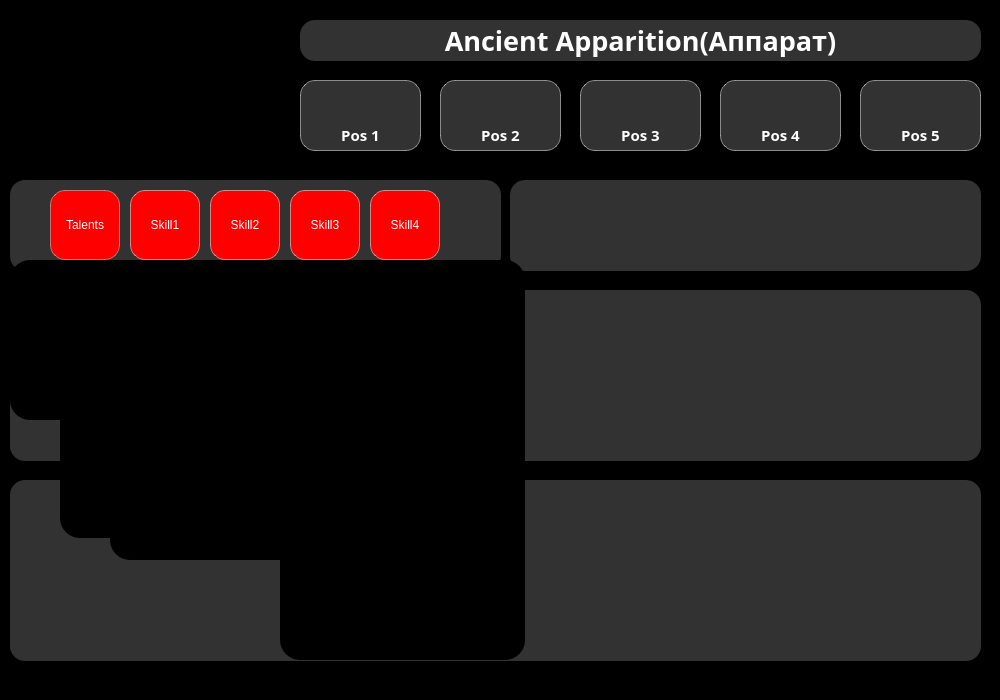
<?xml version="1.0" encoding="UTF-8"?>
<ui version="4.0">
 <class>MainWindow</class>
 <widget class="QMainWindow" name="MainWindow">
  <property name="geometry">
   <rect>
    <x>0</x>
    <y>0</y>
    <width>1000</width>
    <height>700</height>
   </rect>
  </property>
  <property name="windowTitle">
   <string>MainWindow</string>
  </property>
  <property name="styleSheet">
   <string notr="true">background-color: black;</string>
  </property>
  <widget class="QWidget" name="centralwidget">
   <widget class="QLabel" name="Picture">
    <property name="geometry">
     <rect>
      <x>10</x>
      <y>10</y>
      <width>256</width>
      <height>146</height>
     </rect>
    </property>
    <property name="styleSheet">
     <string notr="true">background-image: url(heroes/images/DarkWillow.png);
width: 255px;
height: 140px;
border-radius: 15px;</string>
    </property>
    <property name="text">
     <string/>
    </property>
   </widget>
   <widget class="QLabel" name="Name">
    <property name="geometry">
     <rect>
      <x>300</x>
      <y>20</y>
      <width>681</width>
      <height>41</height>
     </rect>
    </property>
    <property name="font">
     <font>
      <family>Arial Black</family>
      <pointsize>20</pointsize>
      <weight>75</weight>
      <bold>true</bold>
     </font>
    </property>
    <property name="styleSheet">
     <string notr="true">width: 255px;
background-color: rgb(50, 50, 50);
height: 140px;
border-radius: 15px;
color: white ;
</string>
    </property>
    <property name="text">
     <string>Ancient Apparition(Аппарат)</string>
    </property>
    <property name="alignment">
     <set>Qt::AlignCenter</set>
    </property>
   </widget>
   <widget class="QLabel" name="Hero1">
    <property name="geometry">
     <rect>
      <x>300</x>
      <y>80</y>
      <width>121</width>
      <height>71</height>
     </rect>
    </property>
    <property name="font">
     <font>
      <family>Arial Black</family>
      <pointsize>11</pointsize>
      <weight>75</weight>
      <bold>true</bold>
     </font>
    </property>
    <property name="styleSheet">
     <string notr="true">width: 255px;
background-color: rgb(50, 50, 50);
height: 140px;
border-radius: 15px;
color: white ;
border: 1px solid rgba(255, 255, 255, 125)</string>
    </property>
    <property name="text">
     <string>Pos 1</string>
    </property>
    <property name="alignment">
     <set>Qt::AlignBottom|Qt::AlignHCenter</set>
    </property>
   </widget>
   <widget class="QLabel" name="Hero2">
    <property name="geometry">
     <rect>
      <x>440</x>
      <y>80</y>
      <width>121</width>
      <height>71</height>
     </rect>
    </property>
    <property name="font">
     <font>
      <family>Arial Black</family>
      <pointsize>11</pointsize>
      <weight>75</weight>
      <bold>true</bold>
     </font>
    </property>
    <property name="styleSheet">
     <string notr="true">width: 255px;
background-color: rgb(50, 50, 50);
height: 140px;
border-radius: 15px;
color: white;
border: 1px solid rgba(255, 255, 255, 125)
</string>
    </property>
    <property name="text">
     <string>Pos 2</string>
    </property>
    <property name="alignment">
     <set>Qt::AlignBottom|Qt::AlignHCenter</set>
    </property>
   </widget>
   <widget class="QLabel" name="Hero3">
    <property name="geometry">
     <rect>
      <x>580</x>
      <y>80</y>
      <width>121</width>
      <height>71</height>
     </rect>
    </property>
    <property name="font">
     <font>
      <family>Arial Black</family>
      <pointsize>11</pointsize>
      <weight>75</weight>
      <bold>true</bold>
     </font>
    </property>
    <property name="styleSheet">
     <string notr="true">width: 255px;
background-color: rgb(50, 50, 50);
height: 140px;
border-radius: 15px;
color: white ;
border: 1px solid rgba(255, 255, 255, 125)</string>
    </property>
    <property name="text">
     <string>Pos 3</string>
    </property>
    <property name="alignment">
     <set>Qt::AlignBottom|Qt::AlignHCenter</set>
    </property>
   </widget>
   <widget class="QLabel" name="Hero4">
    <property name="geometry">
     <rect>
      <x>720</x>
      <y>80</y>
      <width>121</width>
      <height>71</height>
     </rect>
    </property>
    <property name="font">
     <font>
      <family>Arial Black</family>
      <pointsize>11</pointsize>
      <weight>75</weight>
      <bold>true</bold>
     </font>
    </property>
    <property name="styleSheet">
     <string notr="true">width: 255px;
background-color: rgb(50, 50, 50);
height: 140px;
border-radius: 15px;
color: white ;
border: 1px solid rgba(255, 255, 255, 125)</string>
    </property>
    <property name="text">
     <string>Pos 4</string>
    </property>
    <property name="alignment">
     <set>Qt::AlignBottom|Qt::AlignHCenter</set>
    </property>
   </widget>
   <widget class="QLabel" name="Hero5">
    <property name="geometry">
     <rect>
      <x>860</x>
      <y>80</y>
      <width>121</width>
      <height>71</height>
     </rect>
    </property>
    <property name="font">
     <font>
      <family>Arial Black</family>
      <pointsize>11</pointsize>
      <weight>75</weight>
      <bold>true</bold>
     </font>
    </property>
    <property name="styleSheet">
     <string notr="true">width: 255px;
background-color: rgb(50, 50, 50);
height: 140px;
border-radius: 15px;
color: white ;
border: 1px solid rgba(255, 255, 255, 125)</string>
    </property>
    <property name="text">
     <string>Pos 5</string>
    </property>
    <property name="alignment">
     <set>Qt::AlignBottom|Qt::AlignHCenter</set>
    </property>
   </widget>
   <widget class="QLabel" name="Skills">
    <property name="geometry">
     <rect>
      <x>10</x>
      <y>180</y>
      <width>491</width>
      <height>91</height>
     </rect>
    </property>
    <property name="styleSheet">
     <string notr="true">width: 255px;
background-color: rgb(50, 50, 50);
height: 140px;
border-radius: 15px;</string>
    </property>
    <property name="text">
     <string/>
    </property>
   </widget>
   <widget class="QLabel" name="label_9">
    <property name="geometry">
     <rect>
      <x>10</x>
      <y>290</y>
      <width>971</width>
      <height>171</height>
     </rect>
    </property>
    <property name="styleSheet">
     <string notr="true">width: 255px;
background-color: rgb(50, 50, 50);
height: 140px;
border-radius: 15px;
</string>
    </property>
    <property name="text">
     <string/>
    </property>
    <property name="textFormat">
     <enum>Qt::PlainText</enum>
    </property>
   </widget>
   <widget class="QLabel" name="Items">
    <property name="geometry">
     <rect>
      <x>510</x>
      <y>180</y>
      <width>471</width>
      <height>91</height>
     </rect>
    </property>
    <property name="styleSheet">
     <string notr="true">width: 255px;
background-color: rgb(50, 50, 50);
height: 140px;
border-radius: 15px;</string>
    </property>
    <property name="text">
     <string/>
    </property>
    <property name="alignment">
     <set>Qt::AlignCenter</set>
    </property>
   </widget>
   <widget class="QLabel" name="Lore">
    <property name="geometry">
     <rect>
      <x>10</x>
      <y>480</y>
      <width>971</width>
      <height>181</height>
     </rect>
    </property>
    <property name="font">
     <font>
      <family>Arial Black</family>
      <pointsize>11</pointsize>
     </font>
    </property>
    <property name="styleSheet">
     <string notr="true">width: 255px;
background-color: rgb(50, 50, 50);
height: 140px;
border-radius: 15px;</string>
    </property>
    <property name="text">
     <string/>
    </property>
    <property name="textFormat">
     <enum>Qt::PlainText</enum>
    </property>
    <property name="alignment">
     <set>Qt::AlignJustify|Qt::AlignVCenter</set>
    </property>
   </widget>
   <widget class="QPushButton" name="Talant">
    <property name="geometry">
     <rect>
      <x>50</x>
      <y>190</y>
      <width>70</width>
      <height>70</height>
     </rect>
    </property>
    <property name="cursor">
     <cursorShape>PointingHandCursor</cursorShape>
    </property>
    <property name="styleSheet">
     <string notr="true">width: 68px;
background-color: red;
height: 68px;
border-radius: 15px;
color: white;
border: 1px solid rgba(255, 255, 255, 100)
</string>
    </property>
    <property name="text">
     <string>Talents</string>
    </property>
    <attribute name="buttonGroup">
     <string notr="true">buttonGroup</string>
    </attribute>
   </widget>
   <widget class="QPushButton" name="Skill4">
    <property name="geometry">
     <rect>
      <x>370</x>
      <y>190</y>
      <width>70</width>
      <height>70</height>
     </rect>
    </property>
    <property name="cursor">
     <cursorShape>PointingHandCursor</cursorShape>
    </property>
    <property name="styleSheet">
     <string notr="true">width: 68px;
background-color: red;
height: 68px;
border-radius: 15px;
color: white;
border: 1px solid rgba(255, 255, 255, 125)
</string>
    </property>
    <property name="text">
     <string>Skill4</string>
    </property>
    <attribute name="buttonGroup">
     <string notr="true">buttonGroup</string>
    </attribute>
   </widget>
   <widget class="QPushButton" name="Skill3">
    <property name="geometry">
     <rect>
      <x>290</x>
      <y>190</y>
      <width>70</width>
      <height>70</height>
     </rect>
    </property>
    <property name="cursor">
     <cursorShape>PointingHandCursor</cursorShape>
    </property>
    <property name="styleSheet">
     <string notr="true">width: 68px;
background-color: red;
height: 68px;
border-radius: 15px;
color: white;
border: 1px solid rgba(255, 255, 255, 125)
</string>
    </property>
    <property name="text">
     <string>Skill3</string>
    </property>
    <attribute name="buttonGroup">
     <string notr="true">buttonGroup</string>
    </attribute>
   </widget>
   <widget class="QPushButton" name="Skill2">
    <property name="geometry">
     <rect>
      <x>210</x>
      <y>190</y>
      <width>70</width>
      <height>70</height>
     </rect>
    </property>
    <property name="cursor">
     <cursorShape>PointingHandCursor</cursorShape>
    </property>
    <property name="styleSheet">
     <string notr="true">width: 68px;
background-color: red;
height: 68px;
border-radius: 15px;
color: white;
border: 1px solid rgba(255, 255, 255, 125)
</string>
    </property>
    <property name="text">
     <string>Skill2</string>
    </property>
    <attribute name="buttonGroup">
     <string notr="true">buttonGroup</string>
    </attribute>
   </widget>
   <widget class="QPushButton" name="Skill1">
    <property name="geometry">
     <rect>
      <x>130</x>
      <y>190</y>
      <width>70</width>
      <height>70</height>
     </rect>
    </property>
    <property name="cursor">
     <cursorShape>PointingHandCursor</cursorShape>
    </property>
    <property name="styleSheet">
     <string notr="true">width: 68px;
background-color: red;
height: 68px;
border-radius: 15px;
color: white;
border: 1px solid rgba(255, 255, 255, 125)
</string>
    </property>
    <property name="text">
     <string>Skill1</string>
    </property>
    <attribute name="buttonGroup">
     <string notr="true">buttonGroup</string>
    </attribute>
   </widget>
   <widget class="QLabel" name="Skill1Info">
    <property name="enabled">
     <bool>true</bool>
    </property>
    <property name="geometry">
     <rect>
      <x>60</x>
      <y>260</y>
      <width>200</width>
      <height>278</height>
     </rect>
    </property>
    <property name="styleSheet">
     <string notr="true">border-radius: 20px</string>
    </property>
    <property name="text">
     <string/>
    </property>
    <property name="hide" stdset="0">
     <bool>false</bool>
    </property>
   </widget>
   <widget class="QLabel" name="Skill2Info">
    <property name="enabled">
     <bool>true</bool>
    </property>
    <property name="geometry">
     <rect>
      <x>110</x>
      <y>260</y>
      <width>264</width>
      <height>300</height>
     </rect>
    </property>
    <property name="styleSheet">
     <string notr="true">border-radius: 20px</string>
    </property>
    <property name="text">
     <string/>
    </property>
    <property name="hide" stdset="0">
     <bool>false</bool>
    </property>
   </widget>
   <widget class="QLabel" name="Skill3Info">
    <property name="enabled">
     <bool>true</bool>
    </property>
    <property name="geometry">
     <rect>
      <x>190</x>
      <y>260</y>
      <width>264</width>
      <height>290</height>
     </rect>
    </property>
    <property name="styleSheet">
     <string notr="true">border-radius: 20px</string>
    </property>
    <property name="text">
     <string/>
    </property>
    <property name="hide" stdset="0">
     <bool>false</bool>
    </property>
   </widget>
   <widget class="QLabel" name="Skill4Info">
    <property name="enabled">
     <bool>true</bool>
    </property>
    <property name="geometry">
     <rect>
      <x>280</x>
      <y>260</y>
      <width>245</width>
      <height>400</height>
     </rect>
    </property>
    <property name="styleSheet">
     <string notr="true">border-radius: 20px</string>
    </property>
    <property name="text">
     <string/>
    </property>
    <property name="hide" stdset="0">
     <bool>false</bool>
    </property>
   </widget>
   <widget class="QLabel" name="TalentsInfo">
    <property name="enabled">
     <bool>true</bool>
    </property>
    <property name="geometry">
     <rect>
      <x>10</x>
      <y>260</y>
      <width>280</width>
      <height>160</height>
     </rect>
    </property>
    <property name="styleSheet">
     <string notr="true">border-radius: 20px</string>
    </property>
    <property name="text">
     <string/>
    </property>
    <property name="hide" stdset="0">
     <bool>false</bool>
    </property>
   </widget>
   <zorder>Picture</zorder>
   <zorder>Name</zorder>
   <zorder>Hero1</zorder>
   <zorder>Hero2</zorder>
   <zorder>Hero3</zorder>
   <zorder>Hero4</zorder>
   <zorder>Hero5</zorder>
   <zorder>Skills</zorder>
   <zorder>label_9</zorder>
   <zorder>Items</zorder>
   <zorder>Lore</zorder>
   <zorder>Talant</zorder>
   <zorder>Skill4</zorder>
   <zorder>Skill3</zorder>
   <zorder>Skill2</zorder>
   <zorder>Skill1</zorder>
   <zorder>Skill4Info</zorder>
   <zorder>Skill1Info</zorder>
   <zorder>Skill3Info</zorder>
   <zorder>Skill2Info</zorder>
   <zorder>TalentsInfo</zorder>
  </widget>
  <widget class="QMenuBar" name="menubar">
   <property name="geometry">
    <rect>
     <x>0</x>
     <y>0</y>
     <width>1000</width>
     <height>21</height>
    </rect>
   </property>
  </widget>
  <widget class="QStatusBar" name="statusbar"/>
 </widget>
 <resources/>
 <connections/>
 <buttongroups>
  <buttongroup name="buttonGroup"/>
 </buttongroups>
</ui>
